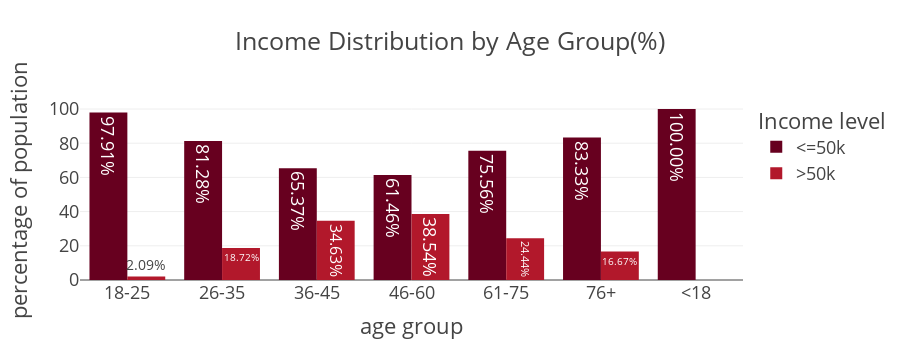

Notebook cell for this chart:
### Code cell
fig = px.bar(
    adult_df_income_age,
    x = 'age_group',
    y = 'percentage',
    color = 'income',
    title='Income Distribution by Age Group(%)',
    barmode='group',
    color_discrete_sequence=px.colors.sequential.RdBu,
    text='percentage'
)
fig.update_traces(texttemplate = '%{text:.2f}%')
fig.update_layout(
    template='presentation',
    xaxis_title='age group',
    yaxis_title='percentage of population',
    legend_title=dict(text='Income level'),
    paper_bgcolor='rgba(0,0,0,0)',
    plot_bgcolor='rgba(0,0,0,0)'
)
fig.show()
fig.write_image(os.path.join(results_dir, 'income_distribution_by_age_bar_chart.jpg'))
fig.write_image(os.path.join(results_dir, 'income_distribution_by_age_bar_chart.png'))
fig.write_html(os.path.join(results_dir, 'income_distribution_by_age_bar_chart.html'))

### Figure 1 — Plotly figure (JSON) as saved in the notebook; plotly's stock layout.template omitted (floating-point values rounded to 4 significant figures)
{"data": [{"alignmentgroup": "True", "hovertemplate": "income=<=50k<br>age_group=%{x}<br>percentage=%{text}<extra></extra>", "legendgroup": "<=50k", "marker": {"color": "rgb(103,0,31)", "pattern": {"shape": ""}}, "name": "<=50k", "offsetgroup": "<=50k", "orientation": "v", "showlegend": true, "text": [97.91, 81.28, 65.37, 61.46, 75.56, 83.33, 100.0], "textposition": "auto", "texttemplate": "%{text:.2f}%", "type": "bar", "x": ["18-25", "26-35", "36-45", "46-60", "61-75", "76+", "<18"], "xaxis": "x", "y": [97.91, 81.28, 65.37, 61.46, 75.56, 83.33, 100.0], "yaxis": "y"}, {"alignmentgroup": "True", "hovertemplate": "income=>50k<br>age_group=%{x}<br>percentage=%{text}<extra></extra>", "legendgroup": ">50k", "marker": {"color": "rgb(178,24,43)", "pattern": {"shape": ""}}, "name": ">50k", "offsetgroup": ">50k", "orientation": "v", "showlegend": true, "text": [2.093, 18.72, 34.63, 38.54, 24.44, 16.67], "textposition": "auto", "texttemplate": "%{text:.2f}%", "type": "bar", "x": ["18-25", "26-35", "36-45", "46-60", "61-75", "76+"], "xaxis": "x", "y": [2.093, 18.72, 34.63, 38.54, 24.44, 16.67], "yaxis": "y"}], "layout": {"barmode": "group", "height": 360, "legend": {"title": {"text": "Income level"}, "tracegroupgap": 0}, "paper_bgcolor": "rgba(0, 0, 0, 0)", "plot_bgcolor": "rgba(0, 0, 0, 0)", "title": {"text": "Income Distribution by Age Group(%)"}, "xaxis": {"anchor": "y", "autorange": true, "domain": [0, 1], "range": [-0.5, 6.5], "title": {"text": "age group"}, "type": "category"}, "yaxis": {"anchor": "x", "autorange": true, "domain": [0, 1], "range": [0, 105.3], "title": {"text": "percentage of population"}, "type": "linear"}}}
